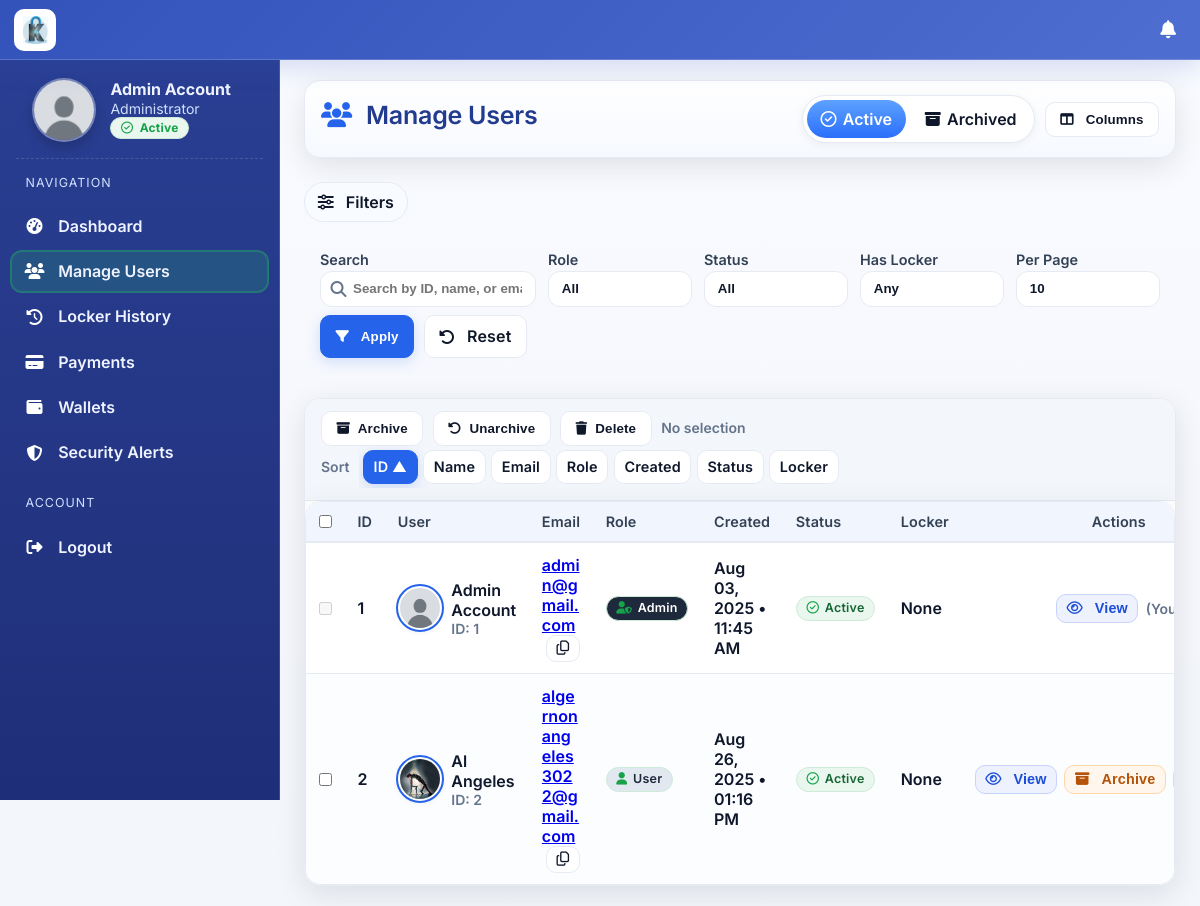
Before: /public/admin/manage_users.php (signed in) with the older database file.
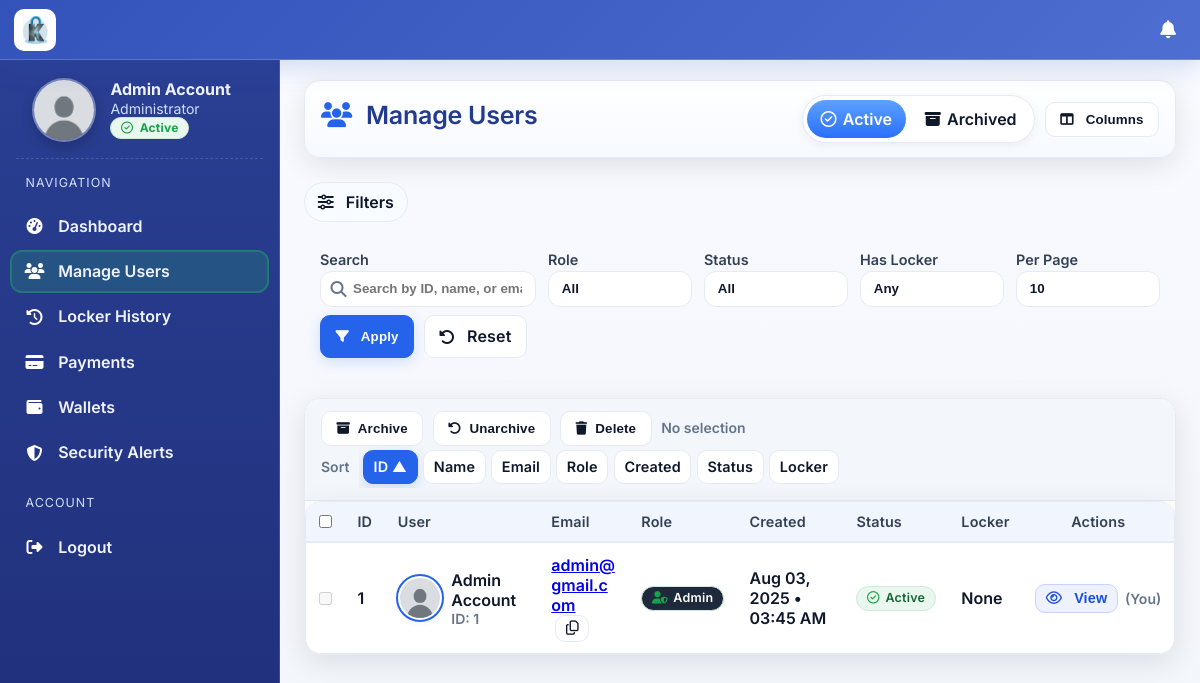
After: the same page with the newer database file.
### tables this page shows
CREATE TABLE `users` (
  `id` int(11) NOT NULL,
  `first_name` varchar(50) NOT NULL,
  `last_name` varchar(50) NOT NULL,
  `email` varchar(100) NOT NULL,
  `password` varchar(255) NOT NULL,
  `profile_image` varchar(255) DEFAULT NULL,
  `verification_token` varchar(255) DEFAULT NULL,
  `verification_expires_at` datetime DEFAULT NULL,
  `created_at` timestamp NOT NULL DEFAULT current_timestamp(),
  `role` enum('admin','user') NOT NULL DEFAULT 'user',
  `archived` tinyint(1) NOT NULL DEFAULT 0,
  `reset_token` varchar(255) DEFAULT NULL,
  `reset_token_expires` datetime DEFAULT NULL
);

### public/admin/manage_users.php (the view, shortened to what the rows shown need)
<?php
include '../../includes/admin_header.php';
$host = 'localhost';
$dbname = 'kandado';
$user = 'root';
$pass = '';
$conn = new mysqli($host, $user, $pass, $dbname);
$conn->set_charset('utf8mb4');
function safe_dir(string $d): string { return strtolower($d)==='desc'?'DESC':'ASC'; }
function order_by_for(string $key, string $dir): string {
  $dir = safe_dir($dir);
  switch ($key) {
    case 'id':
    default:        return "u.id $dir";
  }
}
$sessionUserId = $_SESSION['user_id'] ?? null;
$actionDone = null; $actionError = null;
$limit   = isset($_GET['per']) ? max(5, min(100, (int)$_GET['per'])) : 10;
$page    = isset($_GET['page']) ? max(1, (int)$_GET['page']) : 1;
$offset  = ($page - 1) * $limit;
$q       = isset($_GET['q']) ? trim((string)$_GET['q']) : '';
$sortKey = isset($_GET['sort']) ? (string)$_GET['sort'] : 'id';
$sortDir = isset($_GET['dir']) ? (string)$_GET['dir'] : 'asc';
$orderBy = order_by_for($sortKey, $sortDir);
$whereParts=[]; $params=[]; $types='';
$whereSql = empty($whereParts) ? '1' : implode(' AND ', $whereParts);
$listSql = "SELECT
              u.id, u.first_name, u.last_name, u.email, u.role, u.created_at,
              u.profile_image, IFNULL(u.archived,0) AS archived,
              l.locker_number
            FROM users u
            LEFT JOIN locker_qr l ON l.user_id=u.id AND l.status='occupied'
            WHERE $whereSql
            GROUP BY u.id
            ORDER BY $orderBy
            LIMIT ? OFFSET ?";
$listStmt = $conn->prepare($listSql);
if ($listStmt){
  if(!empty($params)){ $typesList=$types.'ii'; $paramsList=array_merge($params,[$limit,$offset]); $listStmt->bind_param($typesList, ...$paramsList); }
  else { $listStmt->bind_param('ii',$limit,$offset); }
  $listStmt->execute(); $usersRes=$listStmt->get_result();
} else {
  $usersRes = new class{ public $num_rows=0; public function fetch_assoc(){return null;} };
}
?>
<!doctype html>
<html lang="en">
<head>
<link rel="stylesheet" href="https://cdnjs.cloudflare.com/ajax/libs/font-awesome/6.5.0/css/all.min.css">
<link rel="stylesheet" href="../../assets/css/manage_users.css">
</head>
<body
  data-action-done="<?= htmlspecialchars($actionDone ?? '', ENT_QUOTES, 'UTF-8') ?>"
  data-action-error="<?= htmlspecialchars($actionError ?? '', ENT_QUOTES, 'UTF-8') ?>"
>
<div id="manage-users">
  <main id="content" class="mu-main">
    <div class="container-xl">
      <div class="toolbar mb-3">
        <div class="left">
    <h1 class="h1 mb-1" style ="font-weight: 800;">
      <i class="fas fa-users me-2" style="color:var(--brand)" aria-hidden="true"></i>
      Manage Users
    </h1>
        </div>
      </div>
      <form id="bulkForm" method="post" class="card" aria-describedby="bulkActionsHelp">
        <div class="table-wrap">
          <table class="table table-hover align-middle" id="usersTable">
            <thead>
              <tr>
                <th style="width:36px"><input class="form-check-input" type="checkbox" id="selectAll" aria-label="Select all"></th>
                <th>ID</th>
                <th>User</th>
                <th class="col-email">Email</th>
                <th class="col-role">Role</th>
                <th class="col-created">Created</th>
                <th class="col-status">Status</th>
                <th class="col-locker">Locker</th>
                <th class="text-center">Actions</th>
              </tr>
            </thead>
            <tbody>
            <?php if ($usersRes->num_rows > 0): ?>
              <?php while ($u=$usersRes->fetch_assoc()):
                $uid=(int)$u['id'];
                $full=trim(($u['first_name']??'').' '.($u['last_name']??'')); $full=$full!==''?$full:'—';
                $email=htmlspecialchars($u['email']??'', ENT_QUOTES, 'UTF-8');
                $role=htmlspecialchars($u['role']??'user', ENT_QUOTES, 'UTF-8');
                $isArchived=(int)($u['archived']??0)===1;
                $createdISO=$u['created_at'] ?: null; $created=$createdISO?date('M d, Y • h:i A', strtotime($createdISO)):'—';
                $profileName=!empty($u['profile_image'])?$u['profile_image']:'default.jpg';
                $img='/kandado/assets/uploads/'.htmlspecialchars($profileName, ENT_QUOTES, 'UTF-8').'?t='.time();
                $locker=!empty($u['locker_number'])?('Locker '.(int)$u['locker_number']):'None';
                $rowClass=$isArchived?'row-archived':'';
                $payload=[ 'id'=>$uid,'name'=>$full,'email'=>$u['email']??'','role'=>$role,'created'=>$created,'archived'=>$isArchived,'locker'=>$u['locker_number']??null,'img'=>$img ];
              ?>
              <tr class="<?= $rowClass ?> user-row" data-user='<?= json_encode($payload, JSON_HEX_TAG|JSON_HEX_APOS|JSON_HEX_QUOT|JSON_HEX_AMP) ?>'>
                <td data-label="Select">
                  <?php if ($uid !== (int)$sessionUserId): ?>
                    <input class="form-check-input row-check" type="checkbox" name="user_ids[]" value="<?= $uid ?>" aria-label="Select user <?= $uid ?>">
                  <?php else: ?><input class="form-check-input" type="checkbox" disabled aria-disabled="true"><?php endif; ?>
                </td>
                <td data-label="ID"><?= $uid ?></td>
                <td data-label="User">
                  <div class="d-flex align-center gap-2">
                    <div class="avatar-ring" title="<?= $isArchived ? 'Archived' : 'Active' ?>">
                      <img class="avatar" src="<?= $img ?>" onerror="this.onerror=null;this.src='/kandado/assets/uploads/default.jpg'" alt="<?= htmlspecialchars($full, ENT_QUOTES, 'UTF-8') ?>">
                    </div>
                    <div>
                      <div class="name" style="font-weight:900; color:var(--ink)"><?= htmlspecialchars($full, ENT_QUOTES, 'UTF-8') ?></div>
                      <div class="small">ID: <?= $uid ?></div>
                    </div>
                  </div>
                </td>
                <td data-label="Email" class="col-email">
                  <a href="mailto:<?= $email ?>" class="text-reset" style="word-break:break-all;"><?= $email ?></a>
                  <button type="button" class="btn btn-ghost btn-sm ms-1" onclick="copyText('<?= $email ?>')" title="Copy email"><i class="fa-regular fa-copy"></i></button>
                </td>
                <td data-label="Role" class="col-role">
                  <?php if ($role==='admin'): ?>
                    <span class="badge badge-admin"><i class="fas fa-user-shield"></i> Admin</span>
                  <?php else: ?>
                    <span class="badge badge-user"><i class="fas fa-user"></i> User</span>
                  <?php endif; ?>
                </td>
                <td data-label="Created" class="col-created" title="<?= htmlspecialchars($createdISO ?? '', ENT_QUOTES, 'UTF-8') ?>"><?= $created ?></td>
                <td data-label="Status" class="col-status">
                  <?php if ($isArchived): ?>
                    <span class="badge badge-archived"><i class="fa-solid fa-box-archive"></i> Archived</span>
                  <?php else: ?>
                    <span class="badge badge-active"><i class="fa-regular fa-circle-check"></i> Active</span>
                  <?php endif; ?>
                </td>
                <td data-label="Locker" class="col-locker"><?= htmlspecialchars($locker, ENT_QUOTES, 'UTF-8') ?></td>
                <td class="text-center" data-label="Actions">
                  <div class="btn-list compact">
                    <button type="button" class="btn btn-view btn-sm viewBtn" title="View">
                      <i class="fa-regular fa-eye"></i> <span class="txt ms-1">View</span>
                    </button>
                    <?php if ($uid !== (int)$sessionUserId): ?>
                      <form method="post" class="d-inline">
                        <button class="btn <?= $isArchived ? 'btn-success' : 'btn-warning' ?> btn-sm"
                                onclick="return confirmRow(this.form, '<?= $isArchived ? 'Restore this user?' : 'Archive this user?' ?>')"
                                title="<?= $isArchived?'Unarchive':'Archive' ?>">
                          <i class="<?= $isArchived ? 'fas fa-rotate-left' : 'fa-solid fa-box-archive' ?>"></i>
                          <span class="txt ms-1"><?= $isArchived ? 'Unarchive' : 'Archive' ?></span>
                        </button>
                      </form>
                    <?php else: ?>
                      <span class="small">(You)</span>
                    <?php endif; ?>
                  </div>
                </td>
              </tr>
              <?php endwhile; ?>
            <?php else: ?>
              <tr><td colspan="9" class="text-center" style="padding:2.2rem 1rem;"><div class="muted"><i class="fas fa-user-slash me-1"></i>No users found<?= $q? ' for “' . htmlspecialchars($q, ENT_QUOTES, 'UTF-8') . '”' : '' ?>.</div></td></tr>
            <?php endif; ?>
            </tbody>
          </table>
        </div>
      </form>
    </div>
  </main>
</div>
</body>
</html>

### includes/admin_header.php (shortened to what the rows shown need)
<?php
require_once '../../config/db.php';
$profileImageName = 'default.jpg';
$userName = 'Admin';
$userId = isset($_SESSION['user_id']) ? (int)$_SESSION['user_id'] : null;
if ($userId) {
    $stmt = $pdo->prepare("SELECT first_name, last_name, profile_image FROM users WHERE id = ?");
    $stmt->execute([$userId]);
    $user = $stmt->fetch(PDO::FETCH_ASSOC);
    if ($user) {
        $first = isset($user['first_name']) ? $user['first_name'] : '';
        $last  = isset($user['last_name']) ? $user['last_name'] : '';
        $userName = trim($first . ' ' . $last) ?: 'Admin';
        $profileImageName = !empty($user['profile_image']) ? $user['profile_image'] : 'default.jpg';
    }
}
$profileImagePath = '/kandado/assets/uploads/' . htmlspecialchars($profileImageName, ENT_QUOTES, 'UTF-8') . '?t=' . time();
?>
<link rel="stylesheet" href="https://cdnjs.cloudflare.com/ajax/libs/font-awesome/6.5.0/css/all.min.css">
<link rel="stylesheet" href="../../assets/css/admin_header.css">
<aside class="sidebar" id="sidebar" role="navigation" aria-label="Admin Sidebar">
  <div class="sidebar-header">
    <div class="sidebar-profile">
      <img
        src="<?= $profileImagePath ?>"
        alt="Profile picture of <?= htmlspecialchars($userName, ENT_QUOTES, 'UTF-8') ?>"
        class="sidebar-profile-img"
        loading="lazy"
      />
      <div>
        <p class="sidebar-user-name"><?= htmlspecialchars($userName, ENT_QUOTES, 'UTF-8') ?></p>
        <p class="sidebar-user-sub">Administrator <span class="badge"><i class="fa-regular fa-circle-check"></i> Active</span></p>
      </div>
    </div>
  </div>
</aside>

Changed rows visible on the page:
removed users: id "2", profile_image (picture), full "Al Angeles", email "algernonangeles3022@gmail.com", role "user" (drawn), created_at "Aug 26, 2025 • 01:16 PM", locker "None", shows "Archive"
changed users "Admin Account": created_at "Aug 03, 2025 • 11:45 AM" → "Aug 03, 2025 • 03:45 AM"
